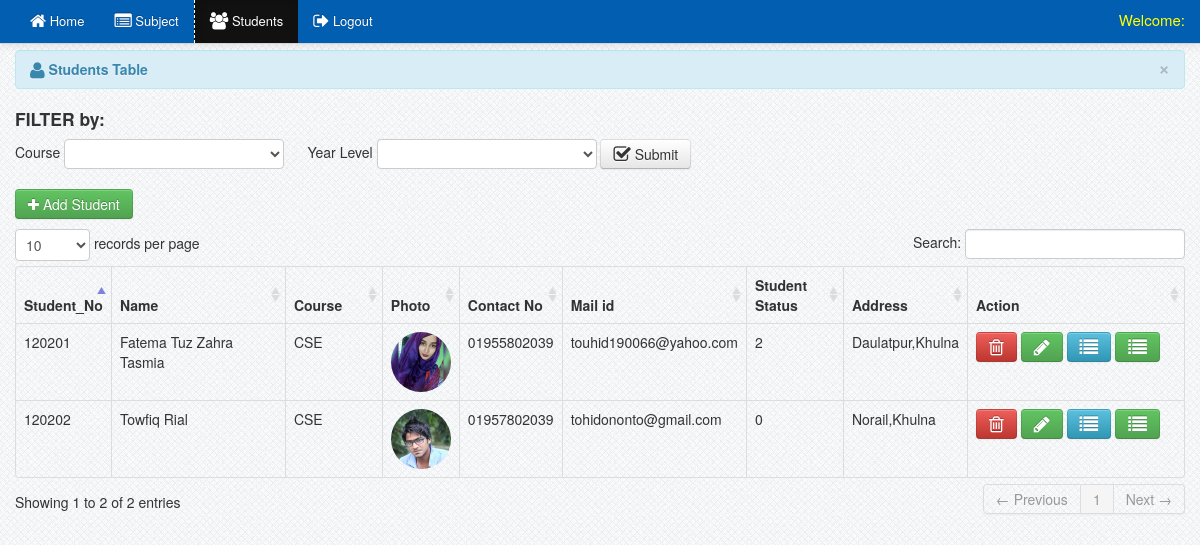
Before: /registrar/drop_a.php (signed in) with the older database file.
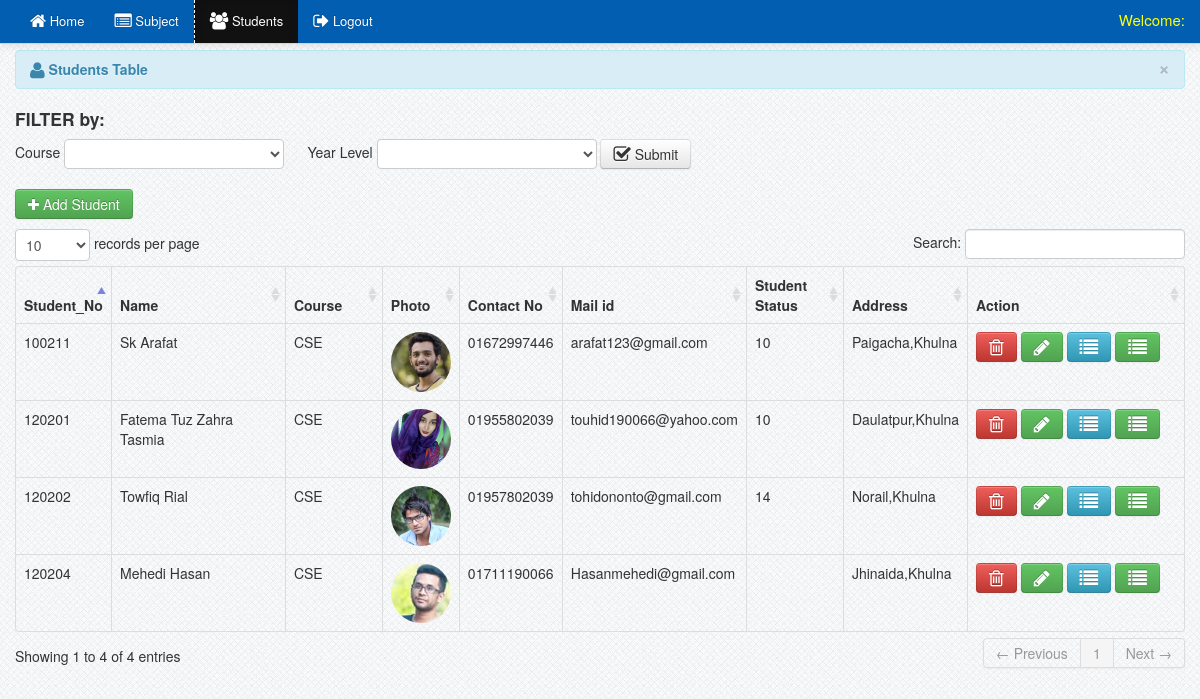
After: the same page with the newer database file.
### tables this page shows
CREATE TABLE `students` (
  `student_id` int(11) NOT NULL AUTO_INCREMENT,
  `firstname` varchar(100) NOT NULL,
  `lastname` varchar(100) NOT NULL,
  `password` varchar(100) NOT NULL,
  `gender` varchar(10) NOT NULL,
  `course` varchar(100) NOT NULL,
  `address` varchar(100) NOT NULL,
  `contact` varchar(100) NOT NULL,
  `mail_id` varchar(100) NOT NULL,
  `photo` varchar(100) NOT NULL,
  `student_no` varchar(100) NOT NULL,
  `status` varchar(100) NOT NULL,
  `year_level` varchar(100) NOT NULL,
  `term` varchar(100) NOT NULL,
  `student_status` varchar(100) NOT NULL,
  `reg_status` varchar(111) NOT NULL,
  `reg_stat` varchar(111) NOT NULL,
  `a_a` varchar(111) NOT NULL,
  `a_d` varchar(111) NOT NULL,
  `fees` varchar(111) NOT NULL,
  PRIMARY KEY (`student_id`)
);

### registrar/drop_a.php (the view, shortened to what this page needs)
<?php include('header.php'); ?>
<?php include('navbar_students.php'); ?>
    <div class="container">
		<div class="margin-top">
			<div class="row">
			<div class="span12">
			   <div class="alert alert-info">
                                    <button type="button" class="close" data-dismiss="alert">&times;</button>
                                    <strong><i class="icon-user icon-large"></i>&nbsp;Students Table</strong>
                                </div>
								<label><h4>FILTER by:</h4></label>
									<form  method = "POST" class="form-inline" action="sort_students.php">
									Course
									<select name="course" required>
									<option></option>
									<?php
									$course_query = mysql_query("select * from course") or die(mysql_error());
									while($course_row = mysql_fetch_array($course_query)){
									?>
									<option><?php echo $course_row['code']; ?></option>
									<?php  } ?>
									</select>
									&nbsp;&nbsp;&nbsp;&nbsp;
									Year Level
									<select name="year_level" required>
									<option></option>
									<option value="1">First Year</option>
									</select>
									<button type="submit" name="sort_students" class="btn"><i class="icon-check icon-large"></i>&nbsp;Submit</button>
								</form>
                            <table cellpadding="0" cellspacing="0" border="0" class="table  table-bordered" id="example">
								<p><a href="add_student.php" class="btn btn-success"><i class="icon-plus"></i>&nbsp;Add Student</a></p>
                                <thead>
                                    <tr>
                                        <th>Student_No</th>
                                        <th>Name</th>
                                        <th>Course</th>
                                        <th>Photo</th>
                                        <th>Contact No</th>
                                        <th>Mail id</th>
                                        <th>Student Status</th>
                                        <th>Address</th>
                                        <th>Action</th>
                                    </tr>
                                </thead>
                                <tbody>
                                  <?php  $user_query=mysql_query("select * from students where status='active'")or die(mysql_error());
									while($row=mysql_fetch_array($user_query)){
									$id=$row['student_id'];  ?>
									<tr class="del<?php echo $id ?>">
									<td><?php echo $row['student_no']; ?></td>
                                    <td><?php echo $row['firstname']." ".$row['lastname']; ?></td>
                                    <td width="80"><?php echo $row['course']; ?> </td>
                                    <td width="60"><img src="<?php echo $row['photo']; ?>" width="60" height="60" class="img-circle"></td>
									 <td width="80"><?php echo $row['contact']; ?></td>
									 <td width="80"><?php echo $row['mail_id']; ?></td>
									 <td width="80"><?php echo $row['student_status']; ?></td>
                                      <td width="80"><?php echo $row['address']; ?></td>
                                    <td width="200">
                                        <a rel="tooltip"  title="Delete" id="<?php echo $id; ?>" href="#delete_student<?php echo $id; ?>" data-toggle="modal"    class="btn btn-danger"><i class="icon-trash icon-large"></i></a>
										<a  rel="tooltip"  title="Edit" id="e<?php echo $id; ?>" href="edit_student.php<?php echo '?id='.$id; ?>" class="btn btn-success"><i class="icon-pencil icon-large"></i></a>
										<a  rel="tooltip"  title="View Grade" id="v<?php echo $id; ?>"  href="view_grade.php<?php echo '?id='.$id; ?>" class="btn btn-info"><i class="icon-list icon-large"></i></a>
                                        <a  rel="tooltip"  title="View Registration" id="v<?php echo $id; ?>"  href="view_grade.php<?php echo '?id='.$id; ?>" class="btn btn-success"><i class="icon-list icon-large"></i></a>
                                    </td>
                                    </tr>
									<?php  }  ?>
                                </tbody>
                            </table>
			</div>
			</div>
		</div>
    </div>
<?php include('footer.php') ?>

### registrar/header.php (shortened to what this page needs)
<!DOCTYPE html>
<html>
<head>
			<link href="../css/bootstrap.css" rel="stylesheet" media="screen">
			<link href="../css/bootstrap-responsive.css" rel="stylesheet" media="screen">
			<link href="../css/docs.css" rel="stylesheet" media="screen">
			<link href="../css/diapo.css" rel="stylesheet" media="screen">
			<link href="../css/font-awesome.css" rel="stylesheet" media="screen">
			<link rel="stylesheet" type="text/css" href="../css/style.css" />
			<link rel="stylesheet" type="text/css" href="../css/DT_bootstrap.css" />
			<link rel="stylesheet" type="text/css" media="print" href="../css/print.css" />
</head>
<body>

### registrar/navbar_students.php (shortened to what this page needs)
<?php
$user_query  = mysql_query("select * from users where user_id = '$session_id'")or die(mysql_error());
$user_row =mysql_fetch_array($user_query);
?>
	 <div class="navbar navbar-fixed-top navbar-inverse">
            <div class="navbar-inner">
                <div class="container">
                    <div class="nav-collapse collapse">
					<ul class="nav">
					<li><a href="dasboard.php"><i class="icon-home icon-large"></i>&nbsp;Home</a></li>
					<li><a href="subject.php"><i class="icon-list-alt icon-large"></i>&nbsp;Subject</a></li>
					<li  class="active"><a href="students.php"><i class="icon-group icon-large"></i>&nbsp;Students</a></li>
					<li><a href="logout.php"><i class="icon-signout icon-large"></i>&nbsp;Logout</a></li>
					</ul>
					 <div class="pull-right">
						<div class="admin">Welcome: <?php echo $user_row['user_type']; ?></div>
                     </div>
                    </div>
                </div>
            </div>
        </div>

### css/docs.css (style rules this page uses)
.admin { color: yellow; font-size: 15px; margin-top: 10px; }
.margin-top { margin-top:50px; }
body { background: url(../img/grid_noise.png); position: relative; }
body > .navbar { font-size: 13px; }

### css/print.css (style rules this page uses)
.navbar { display:none; }
table { font-family:arial !important; }
#example th { border-right:1px solid; font-family:arial !important; }
#example th:first-child { border-left:1px solid; font-family:arial !important; }
#example td { border-right:1px solid; text-align:center; }
#example td:first-child { border-left:1px solid; text-align:center; }
h4 { font-size:15px; font-family:arial !important; }

Changed rows visible on the page:
changed students "Fatema Tuz": student_status "2" → "10"
changed students "Towfiq": student_status "0" → "14"
now on this page (row edited): students: student_no "100211", firstname "Sk", lastname "Arafat", course "CSE", photo (picture), contact "01672997446", mail "arafat123@gmail.com", student_status "10", address "Paigacha,Khulna"
now on this page (row edited): students: student_no "120204", firstname "Mehedi", lastname "Hasan", course "CSE", photo (picture), contact "01711190066", mail "Hasanmehedi@gmail.com", address "Jhinaida,Khulna"
Other visible differences:
text written by a page script: "records per page Search: Showing 1 to 2 of 2 entries ← Previous 1 Next →" → "records per page Search: Showing 1 to 4 of 4 entries ← Previous 1 Next →"
